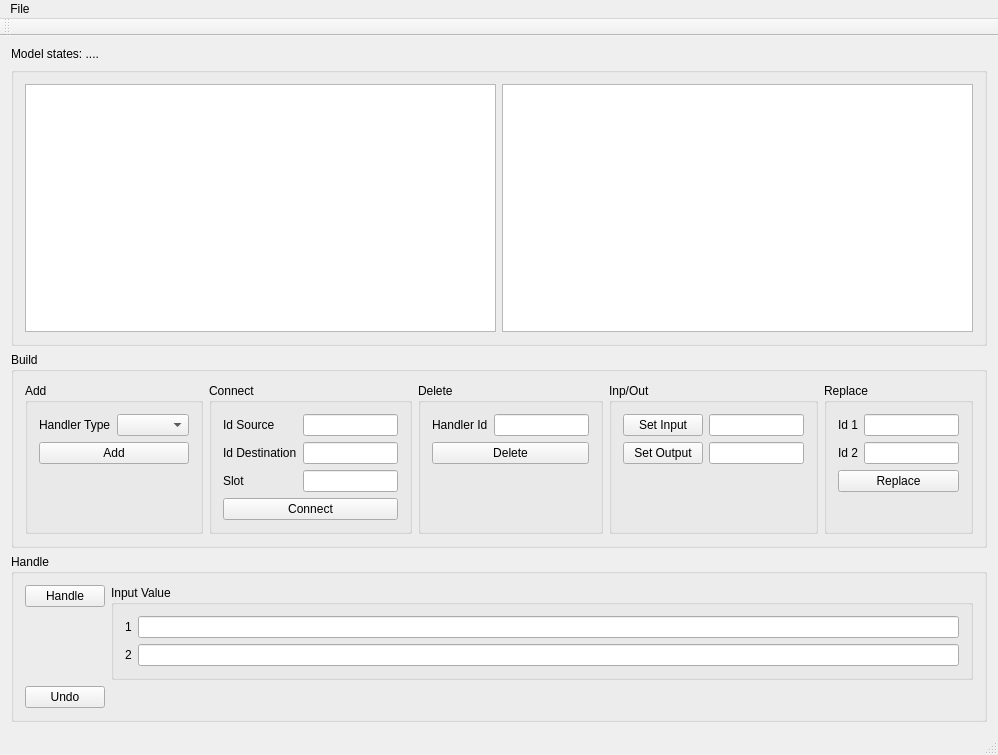
<?xml version="1.0" encoding="UTF-8"?>
<ui version="4.0">
 <class>MainWindow</class>
 <widget class="QMainWindow" name="MainWindow">
  <property name="geometry">
   <rect>
    <x>0</x>
    <y>0</y>
    <width>998</width>
    <height>755</height>
   </rect>
  </property>
  <property name="windowTitle">
   <string>MainWindow</string>
  </property>
  <widget class="QWidget" name="centralWidget">
   <layout class="QVBoxLayout" name="verticalLayout">
    <item>
     <widget class="QLabel" name="lblModelState">
      <property name="text">
       <string>Model states: ....</string>
      </property>
     </widget>
    </item>
    <item>
     <widget class="QGroupBox" name="groupBox_3">
      <property name="sizePolicy">
       <sizepolicy hsizetype="Preferred" vsizetype="Preferred">
        <horstretch>0</horstretch>
        <verstretch>3</verstretch>
       </sizepolicy>
      </property>
      <property name="title">
       <string/>
      </property>
      <property name="flat">
       <bool>true</bool>
      </property>
      <layout class="QHBoxLayout" name="horizontalLayout_3">
       <item>
        <widget class="QListWidget" name="lstHandlers">
         <property name="sizePolicy">
          <sizepolicy hsizetype="Expanding" vsizetype="Expanding">
           <horstretch>0</horstretch>
           <verstretch>3</verstretch>
          </sizepolicy>
         </property>
        </widget>
       </item>
       <item>
        <widget class="QGraphicsView" name="graphicsView"/>
       </item>
      </layout>
     </widget>
    </item>
    <item>
     <widget class="QGroupBox" name="groupBox_2">
      <property name="title">
       <string>Build</string>
      </property>
      <layout class="QHBoxLayout" name="horizontalLayout_2">
       <item>
        <widget class="QGroupBox" name="groupBox_4">
         <property name="title">
          <string>Add</string>
         </property>
         <layout class="QFormLayout" name="formLayout_4">
          <item row="1" column="0">
           <widget class="QLabel" name="label_3">
            <property name="text">
             <string>Handler Type</string>
            </property>
           </widget>
          </item>
          <item row="1" column="1">
           <widget class="QComboBox" name="cbAddType">
            <property name="currentText">
             <string/>
            </property>
           </widget>
          </item>
          <item row="3" column="0" colspan="2">
           <widget class="QPushButton" name="btnAdd">
            <property name="text">
             <string>Add</string>
            </property>
           </widget>
          </item>
          <item row="4" column="0" colspan="2">
           <widget class="QLabel" name="lblHandlerType">
            <property name="text">
             <string/>
            </property>
           </widget>
          </item>
         </layout>
        </widget>
       </item>
       <item>
        <widget class="QGroupBox" name="groupBox_5">
         <property name="title">
          <string>Connect</string>
         </property>
         <layout class="QFormLayout" name="formLayout_3">
          <item row="1" column="1">
           <widget class="QLineEdit" name="txtCon1"/>
          </item>
          <item row="2" column="1">
           <widget class="QLineEdit" name="txtCon2"/>
          </item>
          <item row="1" column="0">
           <widget class="QLabel" name="label_4">
            <property name="text">
             <string>Id Source</string>
            </property>
           </widget>
          </item>
          <item row="2" column="0">
           <widget class="QLabel" name="label_5">
            <property name="text">
             <string>Id Destination</string>
            </property>
           </widget>
          </item>
          <item row="4" column="0" colspan="2">
           <widget class="QPushButton" name="btnConnect">
            <property name="text">
             <string>Connect</string>
            </property>
           </widget>
          </item>
          <item row="3" column="0">
           <widget class="QLabel" name="label_9">
            <property name="text">
             <string>Slot</string>
            </property>
           </widget>
          </item>
          <item row="3" column="1">
           <widget class="QLineEdit" name="txtConSlot"/>
          </item>
         </layout>
        </widget>
       </item>
       <item>
        <widget class="QGroupBox" name="groupBox_7">
         <property name="title">
          <string>Delete</string>
         </property>
         <layout class="QFormLayout" name="formLayout_6">
          <item row="0" column="1">
           <widget class="QLineEdit" name="txtDel"/>
          </item>
          <item row="0" column="0">
           <widget class="QLabel" name="label_6">
            <property name="text">
             <string>Handler Id</string>
            </property>
           </widget>
          </item>
          <item row="1" column="0" colspan="2">
           <widget class="QPushButton" name="btnDelete">
            <property name="text">
             <string>Delete</string>
            </property>
           </widget>
          </item>
         </layout>
        </widget>
       </item>
       <item>
        <widget class="QGroupBox" name="groupBox_8">
         <property name="title">
          <string>Inp/Out</string>
         </property>
         <layout class="QFormLayout" name="formLayout_7">
          <item row="0" column="0">
           <widget class="QPushButton" name="btnSetIn">
            <property name="text">
             <string>Set Input</string>
            </property>
           </widget>
          </item>
          <item row="1" column="0">
           <widget class="QPushButton" name="btnSetOut">
            <property name="text">
             <string>Set Output</string>
            </property>
           </widget>
          </item>
          <item row="0" column="1">
           <widget class="QLineEdit" name="txtIn"/>
          </item>
          <item row="1" column="1">
           <widget class="QLineEdit" name="txtOut"/>
          </item>
         </layout>
        </widget>
       </item>
       <item>
        <widget class="QGroupBox" name="groupFunction1">
         <property name="title">
          <string>Replace</string>
         </property>
         <layout class="QFormLayout" name="formLayout_2">
          <item row="0" column="1">
           <widget class="QLineEdit" name="txtRepId1"/>
          </item>
          <item row="1" column="1">
           <widget class="QLineEdit" name="txtRepId2"/>
          </item>
          <item row="0" column="0">
           <widget class="QLabel" name="label_7">
            <property name="text">
             <string>Id 1</string>
            </property>
           </widget>
          </item>
          <item row="1" column="0">
           <widget class="QLabel" name="label_8">
            <property name="text">
             <string>Id 2</string>
            </property>
           </widget>
          </item>
          <item row="2" column="0" colspan="2">
           <widget class="QPushButton" name="btnReplace">
            <property name="text">
             <string>Replace</string>
            </property>
           </widget>
          </item>
         </layout>
        </widget>
       </item>
      </layout>
     </widget>
    </item>
    <item>
     <widget class="QGroupBox" name="groupBox">
      <property name="sizePolicy">
       <sizepolicy hsizetype="Preferred" vsizetype="Preferred">
        <horstretch>0</horstretch>
        <verstretch>1</verstretch>
       </sizepolicy>
      </property>
      <property name="title">
       <string>Handle</string>
      </property>
      <layout class="QFormLayout" name="formLayout">
       <item row="1" column="0">
        <widget class="QPushButton" name="btnHandle">
         <property name="text">
          <string>Handle</string>
         </property>
        </widget>
       </item>
       <item row="3" column="0">
        <widget class="QPushButton" name="btnUndo">
         <property name="text">
          <string>Undo</string>
         </property>
        </widget>
       </item>
       <item row="1" column="1">
        <widget class="QGroupBox" name="groupBox_6">
         <property name="title">
          <string>Input Value</string>
         </property>
         <layout class="QFormLayout" name="formLayout_5">
          <item row="0" column="0">
           <widget class="QLabel" name="label">
            <property name="text">
             <string>1</string>
            </property>
           </widget>
          </item>
          <item row="2" column="1">
           <widget class="QLineEdit" name="txtValue1"/>
          </item>
          <item row="0" column="1">
           <widget class="QLineEdit" name="txtValue0"/>
          </item>
          <item row="2" column="0">
           <widget class="QLabel" name="label_2">
            <property name="text">
             <string>2</string>
            </property>
           </widget>
          </item>
         </layout>
        </widget>
       </item>
      </layout>
     </widget>
    </item>
   </layout>
  </widget>
  <widget class="QMenuBar" name="menuBar">
   <property name="geometry">
    <rect>
     <x>0</x>
     <y>0</y>
     <width>998</width>
     <height>21</height>
    </rect>
   </property>
   <widget class="QMenu" name="menuFile">
    <property name="title">
     <string>File</string>
    </property>
    <addaction name="actionSave"/>
    <addaction name="actionLoad"/>
   </widget>
   <addaction name="menuFile"/>
  </widget>
  <widget class="QToolBar" name="mainToolBar">
   <attribute name="toolBarArea">
    <enum>TopToolBarArea</enum>
   </attribute>
   <attribute name="toolBarBreak">
    <bool>false</bool>
   </attribute>
  </widget>
  <widget class="QStatusBar" name="statusBar"/>
  <action name="actionSave">
   <property name="text">
    <string>Save</string>
   </property>
  </action>
  <action name="actionLoad">
   <property name="text">
    <string>Load</string>
   </property>
  </action>
 </widget>
 <layoutdefault spacing="6" margin="11"/>
 <resources/>
 <connections/>
</ui>
